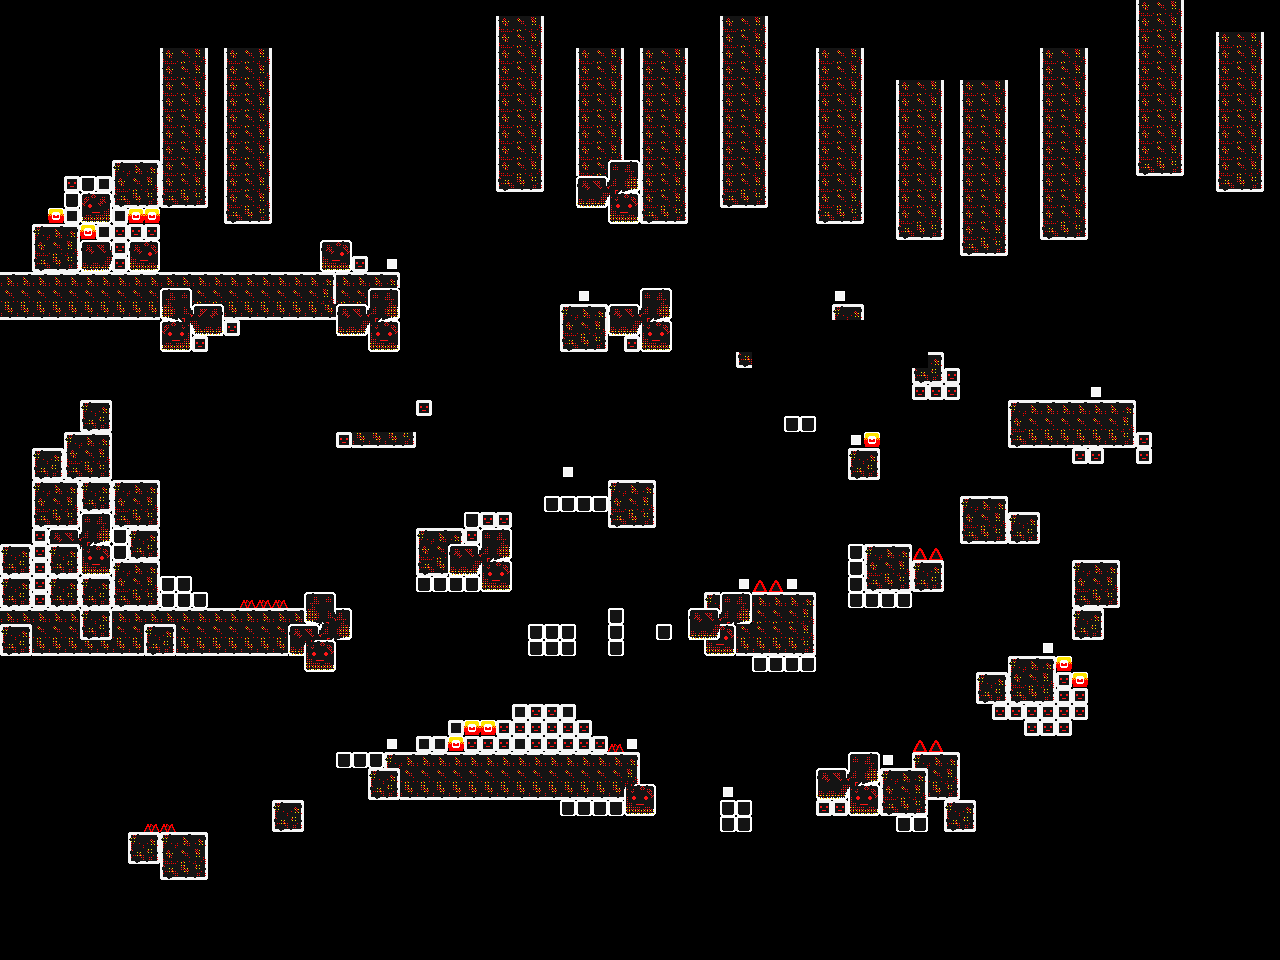

This is a level from a 2D game, rendered from its Tiled map with the project's own tilesets. A one-line summary and the map file follow, with tile-layer data summarised:
An orthogonal 80x60 tile map with 16x16 px tiles, 1 tile layer (Tile Layer 1), 2 tilesets.

<map version="1.10" tiledversion="1.10.2" orientation="orthogonal" renderorder="right-down" width="80" height="60" tilewidth="16" tileheight="16" infinite="0" nextlayerid="2" nextobjectid="1">
 <tileset firstgid="1" source="basic_tilemap.tsx" />
 <tileset firstgid="65" source="tilemap_lava.tsx" />
 <layer id="1" name="Tile Layer 1" width="80" height="60">
  <data>[4800 cells, 1192 non-empty, 37 distinct tile ids]</data>
 </layer>
</map>